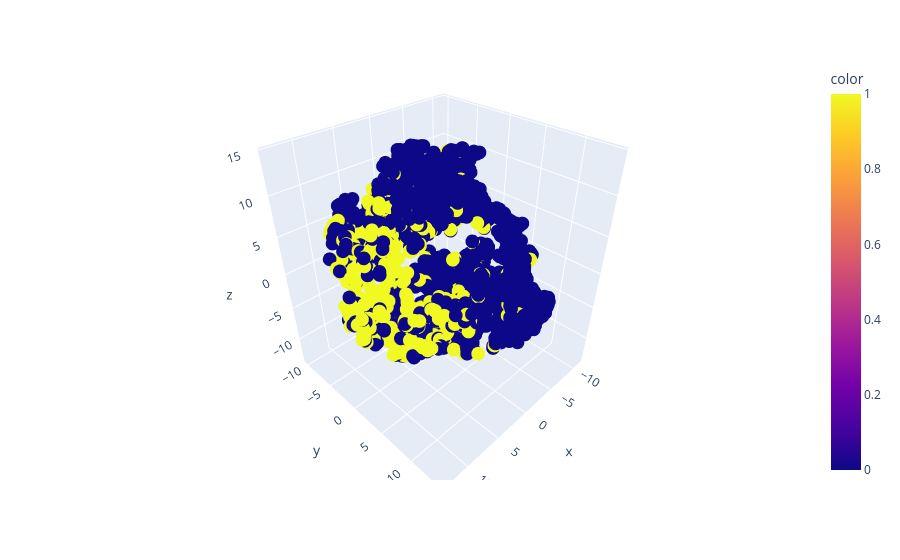

Source (notebook cell):
### Code cell
import plotly.express as px
px.scatter_3d(x=x_tsne[:,0],
           y=x_tsne[:,1],
           z=x_tsne[:,2],color=y)

### Figure 1 — Plotly figure (JSON) as saved in the notebook; plotly's stock layout.template omitted (floating-point values rounded to 4 significant figures; data arrays with more than 128 entries replaced by an {"elided": "..."} marker saying what was removed)
{"data": [{"hovertemplate": "x=%{x}<br>y=%{y}<br>z=%{z}<br>color=%{marker.color}<extra></extra>", "legendgroup": "", "marker": {"color": {"elided": "2500 int values"}, "coloraxis": "coloraxis", "symbol": "circle"}, "mode": "markers", "name": "", "scene": "scene", "showlegend": false, "type": "scatter3d", "x": {"elided": "2500 float values"}, "y": {"elided": "2500 float values"}, "z": {"elided": "2500 float values"}}], "layout": {"coloraxis": {"colorbar": {"title": {"text": "color"}}, "colorscale": [[0, "#0d0887"], [0.1111, "#46039f"], [0.2222, "#7201a8"], [0.3333, "#9c179e"], [0.4444, "#bd3786"], [0.5556, "#d8576b"], [0.6667, "#ed7953"], [0.7778, "#fb9f3a"], [0.8889, "#fdca26"], [1, "#f0f921"]]}, "legend": {"tracegroupgap": 0}, "margin": {"t": 60}, "scene": {"domain": {"x": [0, 1], "y": [0, 1]}, "xaxis": {"title": {"text": "x"}}, "yaxis": {"title": {"text": "y"}}, "zaxis": {"title": {"text": "z"}}}}}
